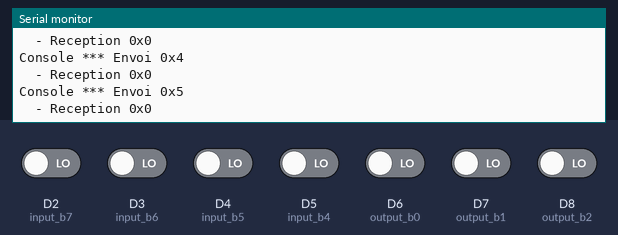
The program below on a simulated Arduino Nano ESP32. On the bench: the last lines printed to the serial monitor. Inputs (shaded band) come from the test bench; at power-on: D2 (input_b7), D3 (input_b6), D4 (input_b5), D5 (input_b4), D6 (output_b0), D7 (output_b1), D8 (output_b2) LOW.

Above: at 1.2 s.
1.3 s: D2 (input_b7) driven HIGH
At 2.1 s:
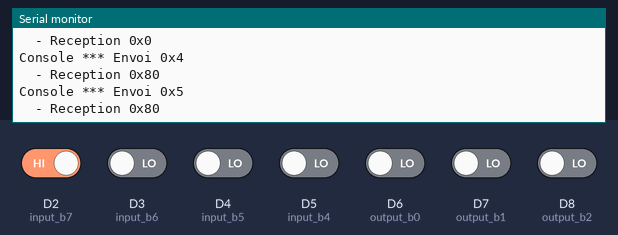
2.8 s: D3 (input_b6) driven HIGH
At 4.1 s:
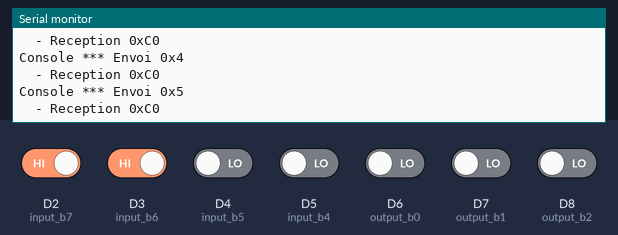
5.1 s: D4 (input_b5) driven HIGH
At 7.0 s:
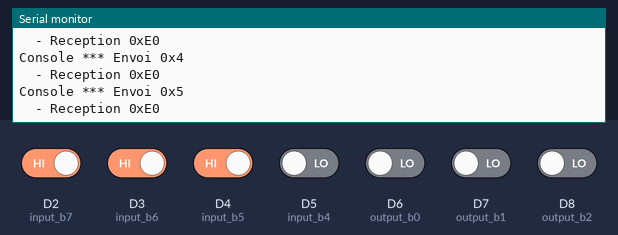
7.5 s: D5 (input_b4) driven HIGH
At 9.3 s:
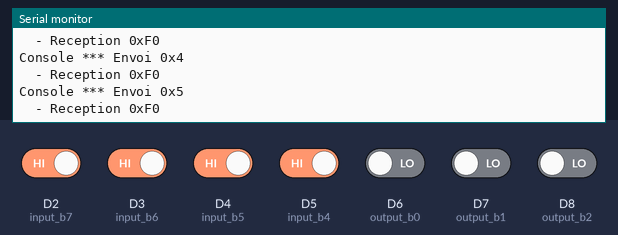
9.9 s: D3 (input_b6) driven LOW
At 11.8 s:
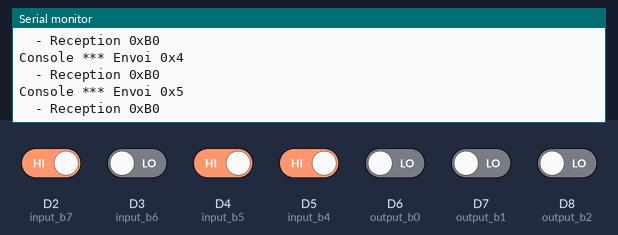
12.3 s: D5 (input_b4) driven LOW
At 14.2 s:
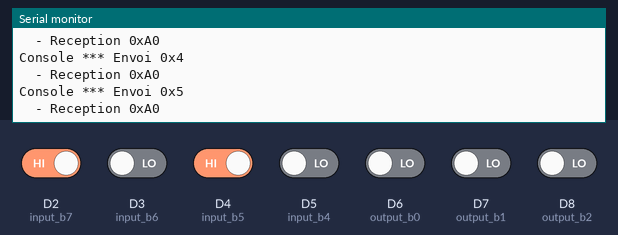
Timing chart, 0 to 15.7 s (numbered marks = the images above; inputs shaded):
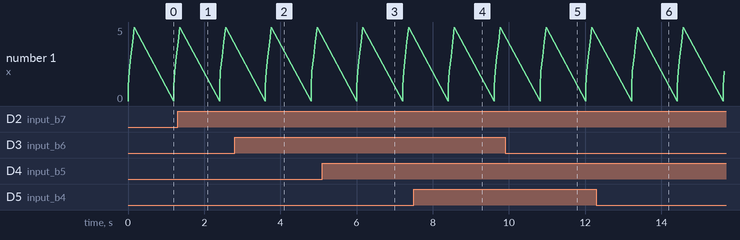

The program:

main.cpp
```cpp
#include <Arduino.h>

#define OUTPUT_B0 6
#define OUTPUT_B1 7
#define OUTPUT_B2 8

#define INPUT_B4 5
#define INPUT_B5 4
#define INPUT_B6 3
#define INPUT_B7 2

int input_b4 = INPUT_B4;
int input_b5 = INPUT_B5;
int input_b6 = INPUT_B6;
int input_b7 = INPUT_B7;

int output_b0 = OUTPUT_B0;
int output_b1 = OUTPUT_B1;
int output_b2 = OUTPUT_B2;

char *keys_layout[6][8] = {
    {"0", "1", "2", "3", "4", "5", "6", "7"},
    {"8", "9", "N/A", "N/A", "_", "?", "L", "P"},
    {"+", "W", "E", "R", "T", "U", "I", "O"},
    {"Q", "S", "D", "F", "G", "H", "J", "K"},
    {"A", "Z", "X", "C", "V", "B", "M", "."},
    {"-", "*", "/", "=", "Y", "N", "Clr", "Ent"}};

void setup()
{
  Serial.begin(9600);
  delay(10);

  pinMode(input_b4, INPUT);
  pinMode(input_b5, INPUT);
  pinMode(input_b6, INPUT);
  pinMode(input_b7, INPUT);

  pinMode(output_b0, OUTPUT);
  pinMode(output_b1, OUTPUT);
  pinMode(output_b2, OUTPUT);
}

void loop()
{
  int scan_out;

  for (uint8_t scan_in = 0; scan_in < 6; scan_in++)
  {
    Serial.print("Console *** Envoi 0x");
    Serial.println(scan_in, HEX);

    pinMode(output_b2, OUTPUT);
    pinMode(output_b1, OUTPUT);
    pinMode(output_b0, OUTPUT);

    digitalWrite(output_b2, scan_in & 0x04);
    digitalWrite(output_b1, scan_in & 0x02);
    digitalWrite(output_b0, scan_in & 0x01);

    pinMode(output_b2, INPUT);
    pinMode(output_b1, INPUT);
    pinMode(output_b0, INPUT);

    scan_out =
        digitalRead(input_b7) * 0x80 +
        digitalRead(input_b6) * 0x40 +
        digitalRead(input_b5) * 0x20 +
        digitalRead(input_b4) * 0x10 +
        digitalRead(output_b2) * 0x04 +
        digitalRead(output_b1) * 0x02 +
        digitalRead(output_b0) * 0x01;

    Serial.print("  - Reception 0x");
    Serial.println(scan_out, HEX);
  }

  delay(1000);
}
```

Measured:
- after the input at 1.3 s, the serial monitor: prints a new line at once (image 1)
- after the input at 2.8 s, the serial monitor: prints a new line after 0.81 s (image 2)
- after the input at 5.1 s, the serial monitor: prints a new line after 0.91 s (image 3)
- after the input at 7.5 s, the serial monitor: prints a new line after 0.91 s (image 4)
- after the input at 9.9 s, the serial monitor: prints a new line after 0.92 s (image 5)
- after the input at 12.3 s, the serial monitor: prints a new line after 0.92 s (image 6)
